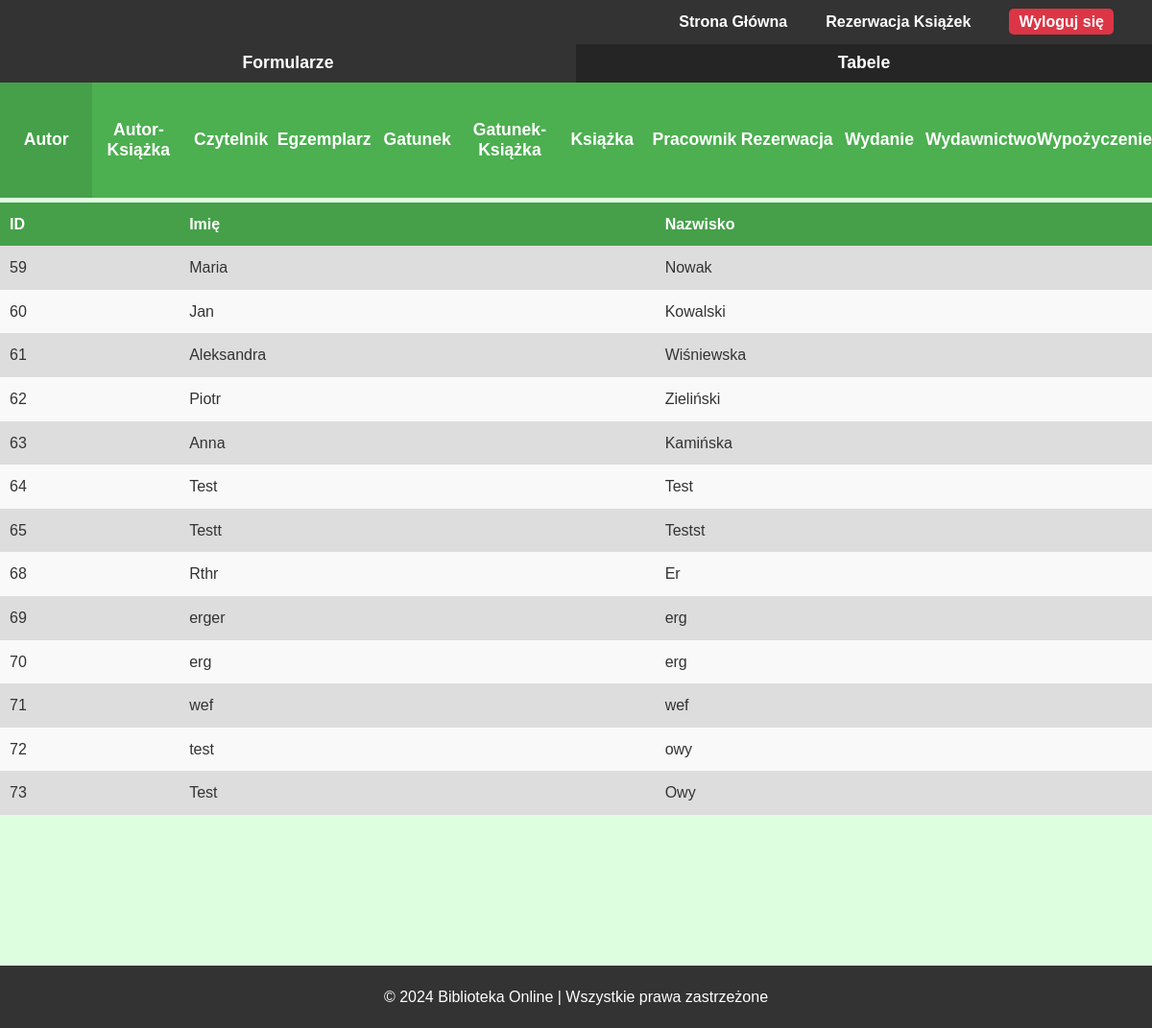
/php/admin/tabele/main_tabela.php (signed in), run on the app's committed database.
### tables this page shows
CREATE TABLE `autor` (
  `ID` int(11) NOT NULL,
  `imie` varchar(50) NOT NULL,
  `nazwisko` varchar(50) NOT NULL
);

### php/admin/tabele/autor_tabela.php (the view)
<section id="tabela">
    <?php
    $sql = "SELECT * FROM autor";
    $result = $conn->query($sql);
    echo "<table>";
    echo "<thead>
            <tr>
                <th>ID</th>
                <th>Imię</th>
                <th>Nazwisko</th>
            </tr>
        </thead>";
    echo "<tbody>";
    if ($result->num_rows > 0)
    {
        while ($row = $result->fetch_assoc())
        {
            echo "<tr>
                    <td>" . $row["ID"] . "</td>
                    <td>" . $row["imie"] . "</td>
                    <td>" . $row["nazwisko"] . "</td>
                </tr>";
        }
    }
    else
    {
        echo "<tr>
                <td colspan='3' class='no-data'>Brak danych</td>
            </tr>";
    }
    echo "</tbody>";
    echo "</table>";
    ?>
</section>

### php/admin/tabele/main_tabela.php (shortened to what this page needs)
<?php
$tabela = isset($_GET['tabela']) ? $_GET['tabela'] : null;
if(!$tabela)
    $tabela = 'autor';
?>
<!DOCTYPE html>
<html lang="pl">
<head>
    <link rel="stylesheet" href="css/style.css">
    <link rel="stylesheet" href="css/admin.css">
</head>
<body>
    <header>
        <nav>
            <ul>
                <li><a href="/Biblioteka/index.php">Strona Główna</a></li>
                <li><a href="/Biblioteka/php/reservation.php">Rezerwacja Książek</a></li>
                <?php if(isset($_SESSION['user_id'])): ?>
                    <li><a href="/Biblioteka/php/logout.php" id="logoutBtn">Wyloguj się</a></li>
                <?php else: ?>
                    <li><a href="/Biblioteka/php/login.php">Zaloguj się</a></li>
                <?php endif; ?>
            </ul>
        </nav>
    </header>
    <section id="pasek">
        <ul>
            <li><a href="php/admin/formularze/main_formularz.php?formularz=<?php echo $tabela; ?>"><button>Formularze</button></a></li>
            <li><button disabled>Tabele</button></li>
        </ul>
    </section>
    <section id="panel">
        <ul>
            <?php
            $tabele = [
                'autor' => 'Autor',
                'autor_ksiazki' => 'Autor-Książka',
                'czytelnik' => 'Czytelnik',
                'egzemplarz' => 'Egzemplarz',
                'gatunek' => 'Gatunek',
                'gatunek_ksiazki' => 'Gatunek-Książka',
                'ksiazka' => 'Książka',
                'pracownik' => 'Pracownik',
                'rezerwacja' => 'Rezerwacja',
                'wydanie' => 'Wydanie',
                'wydawnictwo' => 'Wydawnictwo',
                'wypozyczenie' => 'Wypożyczenie'
            ];
            foreach ($tabele as $key => $value) {
                if ($tabela === $key) {
                    echo "<li><button disabled>$value</button></li>";
                } else {
                    echo "<li><a href='php/admin/tabele/main_tabela.php?tabela=$key'><button>$value</button></a></li>";
                }
            }
            ?>
        </ul>
    </section>
    <?php
        if ($tabela && array_key_exists($tabela, $tabele)){
            include(BASE_PATH . 'php/admin/tabele/' . $tabela . '_tabela.php');
        }
        else {
            echo "<p>Brak tabeli</p>";
        }
    ?>
    <footer>
        <p>&copy; 2024 Biblioteka Online | Wszystkie prawa zastrzeżone</p>
    </footer>
</body>
</html>

### css/style.css (style rules this page uses)
* { margin: 0; padding: 0; box-sizing: border-box; }
body { font-family: Arial, sans-serif; line-height: 1.6; background-color: #f4f4f4; color: #333; }
header { background-color: #333; color: #fff; padding: 10px 20px; }
header nav ul { color: #fff; list-style-type: none; margin: 0; padding: 0; display: flex; justify-content: flex-end; }
header nav ul li { display: inline; margin: 0 20px; }
header nav ul li a { text-decoration: none; color: #fff; font-weight: bold; font-family: Arial, sans-serif; }
#logoutBtn { background-color: #dc3545; color: white; padding: 5px 10px; text-decoration: none; font-weight: bold; border-radius: 5px; }
footer { text-align: center; padding: 20px 0; background-color: #333; color: white; position: relative; bottom: 0; width: 100%; }

### css/admin.css (style rules this page uses)
* { margin: 0; padding: 0; box-sizing: border-box; }
body { background-color: #deffdf; }
#pasek { background-color: #817f7f; height: 5vh; display: flex; justify-content: center; }
#pasek ul { display: flex; list-style-type: none; padding: 0; margin: 0; flex: 1; align-items: stretch; }
#pasek li { flex: 1; }
#pasek button { height: 100%; width: 100%; background-color: #333; color: white; font-size: 2.2vh; font-weight: bold; border: none; cursor: pointer; display: flex; align-items: center; justify-content: center; }
#pasek button:disabled { background-color: rgb(37, 37, 37); cursor: default; }
#panel { background-color: #4CAF50; height: 15vh; display: flex; justify-content: center; align-items: stretch; }
#panel ul { display: flex; list-style-type: none; padding: 0; margin: 0; flex: 1; align-items: stretch; }
#panel li { flex: 1; display: flex; justify-content: center; }
#panel button { height: 100%; width: 100%; background-color: #4CAF50; color: white; font-size: 2.2vh; font-weight: bold; border: none; cursor: pointer; display: flex; align-items: center; justify-content: center; }
#panel button:disabled { background-color: #45a049; cursor: default; }
#panel a { text-decoration: none; color: inherit; cursor: pointer; }
#pasek a { text-decoration: none; color: inherit; cursor: pointer; }
#tabela { background-color: #deffdf; height: auto; max-height: 100vh; height: 100vh; width: 100%; display: flex; justify-content: center; align-items: flex-start; box-sizing: border-box; overflow-y: scroll; direction: rtl; padding-top: 5px; }
#tabela table { border-collapse: collapse; width: 100%; max-height: 100%; overflow-y: auto; box-sizing: border-box; direction: ltr; }
#tabela table, th, td { box-sizing: border-box; }
#tabela th, td { padding: 10px; text-align: left; vertical-align: top; }
#tabela th { position: sticky; top: 0; background-color: #45a049; color: white; z-index: 2; }
#tabela tbody tr:nth-child(odd) { background-color: #ddd; }
#tabela tbody tr:nth-child(even) { background-color: #f9f9f9; }

### data on the page
autor: ID "59", imie "Maria", nazwisko "Nowak"
autor: ID "60", imie "Jan", nazwisko "Kowalski"
autor: ID "61", imie "Aleksandra", nazwisko "Wiśniewska"
autor: ID "62", imie "Piotr", nazwisko "Zieliński"
autor: ID "63", imie "Anna", nazwisko "Kamińska"
autor: ID "64", imie "Test", nazwisko "Test"
autor: ID "65", imie "Testt", nazwisko "Testst"
autor: ID "68", imie "Rthr", nazwisko "Er"
autor: ID "69", imie "erger", nazwisko "erg"
autor: ID "70", imie "erg", nazwisko "erg"
autor: ID "71", imie "wef", nazwisko "wef"
autor: ID "72", imie "test", nazwisko "owy"
autor: ID "73", imie "Test", nazwisko "Owy"

### other printed values
$value "Autor"
$value "Autor-Książka"
$value "Czytelnik"
$value "Egzemplarz"
$value "Gatunek"
$value "Gatunek-Książka"
$value "Książka"
$value "Pracownik"
$value "Rezerwacja"
$value "Wydanie"
$value "Wydawnictwo"
$value "Wypożyczenie"
